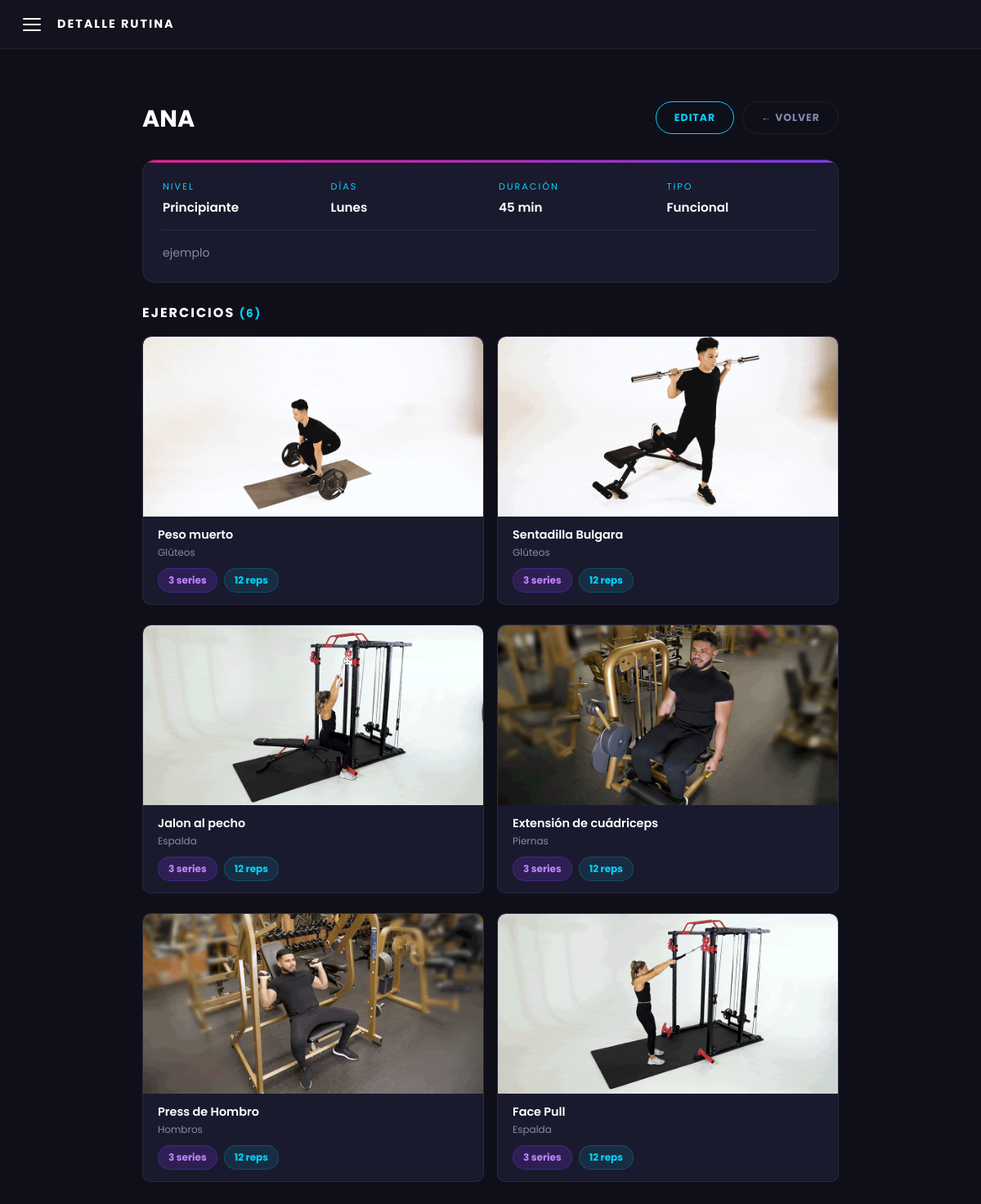
/rutinas/10/ (signed in), run on the app's committed database.
### rutinas/models.py (models this page shows, shortened)
class Rutina(models.Model):
    TIPO_RUTINA = [
        ('predeterminada', 'Predeterminada'),
        ('personal', 'Personal'),
    ]
    TIPO_ENTRENAMIENTO = [
        ('crossfit',     'CrossFit'),
        ('fuerza',       'Fuerza'),
        ('cardio',       'Cardio'),
        ('funcional',    'Funcional'),
        ('hipertrofia',  'Hipertrofia'),
        ('flexibilidad', 'Flexibilidad'),
    ]
    NIVELES = [
        ('principiante', 'Principiante'),
        ('intermedio',   'Intermedio'),
        ('avanzado',     'Avanzado'),
    ]
    DIAS = [
        ('lun', 'Lunes'),
        ('mar', 'Martes'),
        ('mie', 'Miércoles'),
        ('jue', 'Jueves'),
        ('vie', 'Viernes'),
        ('sab', 'Sábado'),
        ('dom', 'Domingo'),
    ]
    id_rutina = models.AutoField(primary_key=True)
    id_usuario = models.ForeignKey(Usuario, on_delete=models.CASCADE, related_name='rutinas')
    nombre_rutina = models.CharField(max_length=100)
    descripcion = models.TextField(max_length=500, blank=True)
    tipo_rutina = models.CharField(max_length=20, choices=TIPO_RUTINA, default='personal')
    tipo_entrenamiento = models.CharField(max_length=20, choices=TIPO_ENTRENAMIENTO, default='funcional')
    duracion = models.IntegerField(default=45)
    nivel = models.CharField(max_length=20, choices=NIVELES, default='principiante')
    dias = models.CharField(max_length=50, blank=True)
    creada_en = models.DateTimeField(auto_now_add=True)
    fecha_creacion = models.DateTimeField(auto_now_add=True)
    def get_dias_lista(self):
        return self.dias.split(',') if self.dias else []
    def get_dias_display(self):
        dias_dict = dict(self.DIAS)
        return ', '.join([dias_dict.get(d, d) for d in self.get_dias_lista()])

class RutinaEjercicio(models.Model):
    MODO = [
    ('repeticiones', 'Repeticiones'),
    ('tiempo', 'Tiempo'),
    ]
    UNIDAD_TIEMPO = [
    ('segundos', 'Segundos'),
    ('minutos', 'Minutos'),
    ('Horas', 'Horas'),
    ]
    id_rutina = models.ForeignKey(Rutina, on_delete=models.CASCADE, related_name='ejercicios')
    id_ejercicio = models.ForeignKey(Ejercicio, on_delete=models.CASCADE, related_name='rutinas')
    series = models.IntegerField(default=3)
    repeticiones = models.IntegerField(default=12)
    orden = models.IntegerField(default=0)
    modo = models.CharField(max_length=15, choices=MODO, default='repeticiones')
    duracion = models.IntegerField(default=30)
    unidad_tiempo = models.CharField(max_length=10, choices=UNIDAD_TIEMPO, default='segundos')
    class Meta:
        ordering = ['orden']

class Ejercicio(models.Model):
    GRUPOS = [
        ('pecho', 'Pecho'),
        ('espalda', 'Espalda'),
        ('hombros', 'Hombros'),
        ('biceps', 'Bíceps'),
        ('triceps', 'Tríceps'),
        ('piernas', 'Piernas'),
        ('gluteos', 'Glúteos'),
        ('core', 'Core'),
        ('cardio', 'Cardio'),
    ]
    id_ejercicio = models.AutoField(primary_key=True)
    nombreEjercicio = models.CharField(max_length=100)
    grupo_muscular = models.CharField(max_length=20, choices=GRUPOS, default='core')
    imagen = models.ImageField(upload_to='ejercicios/', blank=True, null=True)
    video = models.FileField(upload_to='ejercicios/videos/', blank=True, null=True)

### rutinas/views.py (the view)
# urls.py: path('<int:pk>/', views.detalle_rutina, name='detalle_rutina'),
@login_required
def detalle_rutina(request, pk):
    rutina = get_object_or_404(Rutina, pk=pk, id_usuario=request.user)
    return render(request, 'rutinas/detalle.html', {
        'rutina': rutina
    })

### templates/rutinas/detalle.html (shortened to what this page needs)
{% load static %}
<!DOCTYPE html>
<html lang="es">
<head>
  <link rel="stylesheet" href="https://cdnjs.cloudflare.com/ajax/libs/font-awesome/6.5.0/css/all.min.css">
  <link rel="stylesheet" href="{% static 'css/rutinas.css' %}">
</head>
<body>
  <header class="topbar">
    <label for="sidebar-toggle" class="menu-btn" aria-label="Menú">
      <span></span><span></span><span></span>
    </label>
    <span class="topbar-title">DETALLE RUTINA</span>
  </header>
  <main class="main">
    <div class="detalle-header">
      <h2 class="detalle-titulo">{{ rutina.nombre_rutina|upper }}</h2>
      <div class="detalle-acciones">
        <a href="{% url 'editar_rutina' rutina.pk %}" class="btn-editar-detalle">Editar</a>
        <a href="{% url 'lista_rutinas' %}" class="btn-volver">← Volver</a>
      </div>
    </div>
    <div class="info-card">
      <div class="info-grid">
        <div class="info-item">
          <label>Nivel</label>
          <p>{{ rutina.get_nivel_display }}</p>
        </div>
        <div class="info-item">
          <label>Días</label>
          <p>{{ rutina.get_dias_display }}</p>
        </div>
        <div class="info-item">
          <label>Duración</label>
          <p>{{ rutina.duracion }} min</p>
        </div>
        <div class="info-item">
          <label>Tipo</label>
          <p>{{ rutina.get_tipo_entrenamiento_display }}</p>
        </div>
      </div>
      {% if rutina.descripcion %}
      <div class="detalle-desc">{{ rutina.descripcion }}</div>
      {% endif %}
    </div>
    <p class="ejercicios-titulo">
      EJERCICIOS <span>({{ rutina.ejercicios.count }})</span>
    </p>
<div class="ejercicios-lista">
{% for re in rutina.ejercicios.all %}
<div class="ejercicio-item">
  {% if re.id_ejercicio.video %}
    <div class="ejercicio-media">
      <video controls>
        <source src="{{ re.id_ejercicio.video.url }}" type="video/mp4">
      </video>
    </div>
  {% elif re.id_ejercicio.imagen %}
    <div class="ejercicio-media">
      <img src="{{ re.id_ejercicio.imagen.url }}" alt="{{ re.id_ejercicio.nombreEjercicio }}">
    </div>
  {% else %}
    <div class="ejercicio-media ejercicio-media--vacio">
      <i class="fa-solid fa-dumbbell"></i>
    </div>
  {% endif %}
  <div class="ejercicio-info">
    <div class="ejercicio-nombre">{{ re.id_ejercicio.nombreEjercicio }}</div>
    <div class="ejercicio-grupo">{{ re.id_ejercicio.get_grupo_muscular_display }}</div>
  </div>
  <div class="ejercicio-badges">
    <span class="badge badge-series">{{ re.series }} series</span>
    <span class="badge badge-reps">{{ re.repeticiones }} reps</span>
  </div>
</div>
{% empty %}
  <p style="color:var(--text-muted); text-align:center; padding:20px;">
    Esta rutina no tiene ejercicios.
  </p>
{% endfor %}
</div>
  </main>
</body>
</html>

### static/css/rutinas.css (style rules this page uses)
:root { --sidebar-w: 260px; --topbar-h: 60px; --bg: #0f0f1a; --bg-card: #1a1a2e; --bg-card-hover: #22223a; --neon-pink: #e91e8c; --neon-cyan: #00d4ff; --neon-purple: #7c3aed; --text-primary: #ffffff; --text-muted: #8888aa; --border: rgba(255,255,255,0.07); --radius: 16px; --font: 'Poppins', sans-serif; }
*, *::before, *::after { box-sizing: border-box; margin: 0; padding: 0; }
body { font-family: var(--font); background: var(--bg); color: var(--text-primary); min-height: 100vh; }
.topbar { position: fixed; top: 0; left: 0; right: 0; height: var(--topbar-h); background: #13131f; border-bottom: 1px solid var(--border); display: flex; align-items: center; gap: 16px; padding: 0 24px; z-index: 50; }
.menu-btn { display: flex; flex-direction: column; gap: 5px; cursor: pointer; padding: 4px; }
.menu-btn span { display: block; width: 22px; height: 2px; background: var(--text-primary); border-radius: 2px; transition: 0.3s; }
.topbar-title { font-size: 0.9rem; font-weight: 700; letter-spacing: 2px; color: var(--text-primary); }
.main { margin-top: var(--topbar-h); padding: 32px 24px; max-width: 900px; margin-left: auto; margin-right: auto; margin-top: calc(var(--topbar-h) + 32px); }
.detalle-header { display: flex; justify-content: space-between; align-items: flex-start; margin-bottom: 28px; gap: 16px; }
.detalle-titulo { font-size: 1.8rem; font-weight: 700; color: var(--text-primary); }
.detalle-acciones { display: flex; gap: 10px; }
.info-card { background: var(--bg-card); border-radius: var(--radius); padding: 24px; border: 1px solid var(--border); margin-bottom: 24px; position: relative; overflow: hidden; }
.info-card::before { content: ''; position: absolute; top: 0; left: 0; right: 0; height: 3px; background: linear-gradient(90deg, var(--neon-pink), var(--neon-purple)); }
.info-grid { display: grid; grid-template-columns: repeat(auto-fit, minmax(140px, 1fr)); gap: 20px; }
.info-item label { display: block; font-size: 0.7rem; letter-spacing: 2px; text-transform: uppercase; color: var(--neon-cyan); margin-bottom: 5px; }
.info-item p { font-size: 0.95rem; color: var(--text-primary); font-weight: 600; }
.detalle-desc { font-size: 0.88rem; color: var(--text-muted); line-height: 1.6; margin-top: 16px; padding-top: 16px; border-top: 1px solid var(--border); }
.ejercicios-titulo { font-size: 1rem; font-weight: 700; letter-spacing: 2px; text-transform: uppercase; color: var(--text-primary); margin-bottom: 16px; }
.ejercicios-titulo span { color: var(--neon-cyan); font-size: 0.85rem; }
.ejercicio-item { display: flex; justify-content: space-between; align-items: center; padding: 14px 18px; background: var(--bg-card); border-radius: 10px; border: 1px solid var(--border); margin-bottom: 8px; transition: border-color 0.3s; }
.ejercicio-nombre { font-size: 0.9rem; color: var(--text-primary); font-weight: 600; }
.ejercicio-grupo { font-size: 0.75rem; color: var(--text-muted); margin-top: 2px; }
.ejercicio-badges { display: flex; gap: 8px; }
.badge { padding: 5px 12px; border-radius: 50px; font-size: 0.75rem; font-weight: 700; }
.badge-series { background: rgba(124,58,237,0.2); color: #c084fc; border: 1px solid rgba(124,58,237,0.3); }
.badge-reps { background: rgba(0,212,255,0.1); color: var(--neon-cyan); border: 1px solid rgba(0,212,255,0.2); }
.btn-volver { padding: 10px 22px; border-radius: 50px; border: 1px solid var(--border); color: var(--text-muted); text-decoration: none; font-size: 0.78rem; font-weight: 700; letter-spacing: 1px; text-transform: uppercase; transition: 0.3s; }
.btn-editar-detalle { padding: 10px 22px; border-radius: 50px; border: 1px solid var(--neon-cyan); color: var(--neon-cyan); text-decoration: none; font-size: 0.78rem; font-weight: 700; letter-spacing: 1px; text-transform: uppercase; transition: 0.3s; }
.ejercicios-lista { display: grid; grid-template-columns: repeat(auto-fill, minmax(280px, 1fr)); gap: 16px; }
.ejercicio-item { flex-direction: column; align-items: stretch; padding: 0; overflow: hidden; }
.ejercicio-media { width: 100%; height: 220px; background: rgba(255,255,255,0.03); overflow: hidden; border-radius: 10px 10px 0 0; }
.ejercicio-media img { width: 100%; height: 100%; object-fit: cover; }
.ejercicio-info { padding: 12px 18px 0; }
.ejercicio-badges { padding: 10px 18px 14px; }

### data on the page
Rutina: nombre_rutina "ANA", nivel "Principiante", dias "Lunes", duracion "45", tipo_entrenamiento "Funcional", descripcion "ejemplo", ejercicios.count "6"
RutinaEjercicio: id_ejercicio.imagen (picture), id_ejercicio.nombreEjercicio "Peso muerto", id_ejercicio.grupo_muscular "Glúteos", series "3", repeticiones "12"
RutinaEjercicio: id_ejercicio.imagen (picture), id_ejercicio.nombreEjercicio "Sentadilla Bulgara", id_ejercicio.grupo_muscular "Glúteos", series "3", repeticiones "12"
RutinaEjercicio: id_ejercicio.imagen (picture), id_ejercicio.nombreEjercicio "Jalon al pecho", id_ejercicio.grupo_muscular "Espalda", series "3", repeticiones "12"
RutinaEjercicio: id_ejercicio.imagen (picture), id_ejercicio.nombreEjercicio "Extensión de cuádriceps", id_ejercicio.grupo_muscular "Piernas", series "3", repeticiones "12"
RutinaEjercicio: id_ejercicio.imagen (picture), id_ejercicio.nombreEjercicio "Press de Hombro", id_ejercicio.grupo_muscular "Hombros", series "3", repeticiones "12"
RutinaEjercicio: id_ejercicio.imagen (picture), id_ejercicio.nombreEjercicio "Face Pull", id_ejercicio.grupo_muscular "Espalda", series "3", repeticiones "12"
